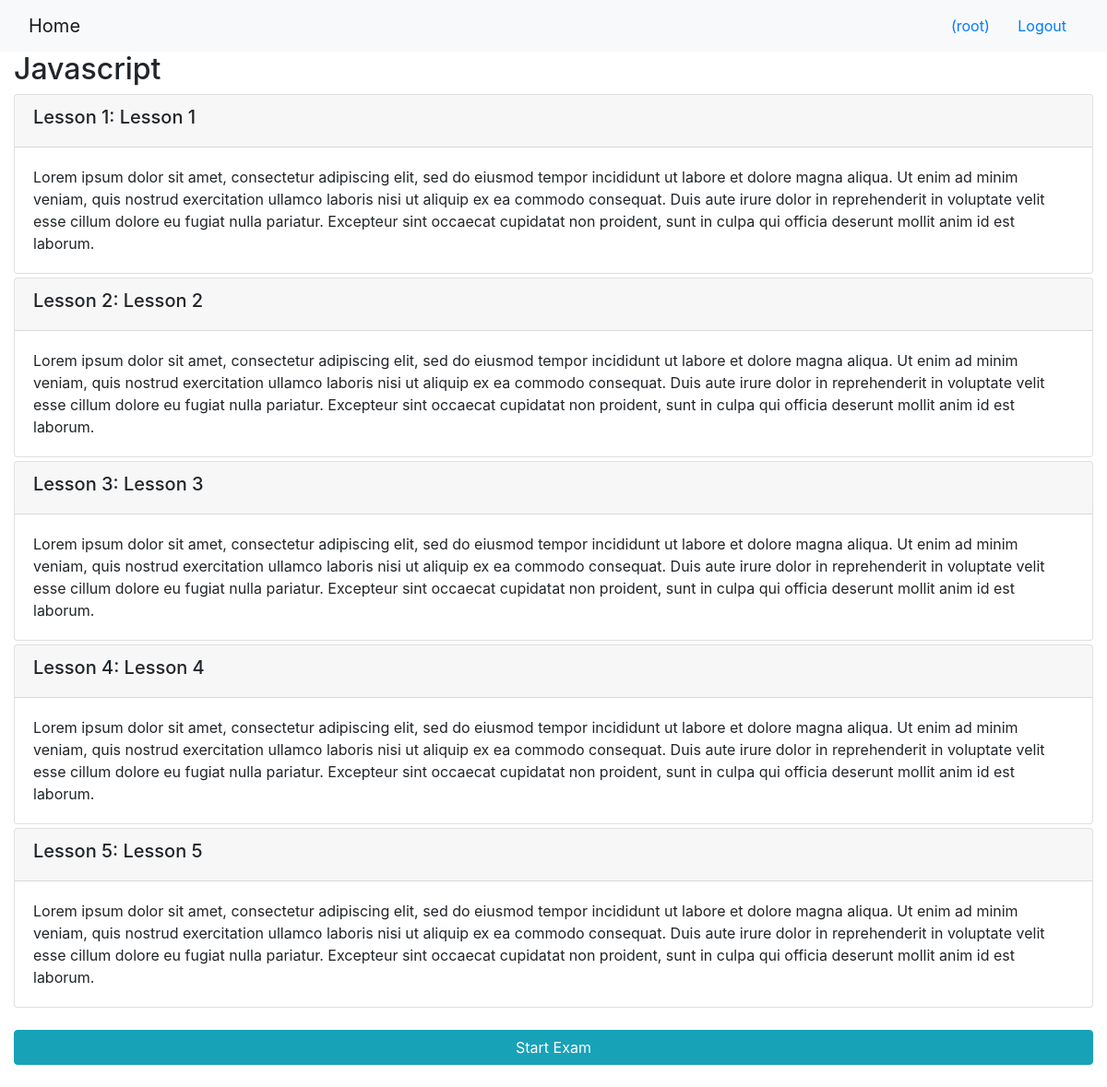
The app's page /onlinecourse/3/ (signed in) with its own data.
### onlinecourse/models.py (models this page shows, shortened)
class Course(models.Model):
    name = models.CharField(null=False, max_length=30, default='online course')
    image = models.ImageField(upload_to='course_images/')
    description = models.CharField(max_length=1000)
    pub_date = models.DateField(null=True)
    instructors = models.ManyToManyField(Instructor)
    users = models.ManyToManyField(settings.AUTH_USER_MODEL, through='Enrollment')
    total_enrollment = models.IntegerField(default=0)
    is_enrolled = False

class Lesson(models.Model):
    title = models.CharField(max_length=200, default="title")
    order = models.IntegerField(default=0)
    course = models.ForeignKey(Course, on_delete=models.CASCADE)
    content = models.TextField()

### onlinecourse/views.py (the view)
# urls.py: path('<int:pk>/', views.CourseDetailView.as_view(), name='course_details'),
class CourseDetailView(generic.DetailView):
    model = Course
    template_name = 'onlinecourse/course_detail_bootstrap.html'

### onlinecourse/templates/onlinecourse/course_detail_bootstrap.html (shortened to what this page needs)
<!DOCTYPE html>
<html lang="en">
<head>
     {% load static %}
    <link rel="stylesheet" href="https://maxcdn.bootstrapcdn.com/bootstrap/4.5.2/css/bootstrap.min.css">
</head>
<body>
    <nav class="navbar navbar-light bg-light">
        <div class="container-fluid">
            <div class="navbar-header">
                  <a class="navbar-brand" href="{% url 'onlinecourse:index' %}">Home</a>
            </div>
            <ul class="nav navbar-nav navbar-right">
                {% if user.is_authenticated %}
                <li>
                    <a class="btn btn-link" href="#">{{ user.first_name }}({{ user.username }})</a>
                    <a class="btn btn-link" href="{% url 'onlinecourse:logout' %}">Logout</a>
                </li>
                {% endif %}
            </ul>
        </div>
    </nav>
    <div class="container-fluid">
            <h2>{{ course.name }}</h2>
            <div class="card-columns-vertical">
                {% for lesson in course.lesson_set.all %}
                    <div class="card mt-1">
                        <div class="card-header"><h5>Lesson {{lesson.order|add:1}}: {{lesson.title}}</h5></div>
                        <div class="card-body">{{lesson.content}}</div>
                    </div>
                {% endfor %}
            </div>
            {% if user.is_authenticated %}
            <br>
            <button data-toggle="collapse" class="btn btn-info btn-block" data-target="#exam">Start Exam</button>
            <br>
            {% endif %}
    </div>
</body>
</html>

### records on screen
Course: name "Javascript"
Lesson: order|add "1", title "Lesson 1", content "Lorem ipsum dolor sit amet, consectetur adipiscing elit, sed do eiusmod tempor incididunt ut labore et dolore magna aliqua. Ut enim ad minim veniam, quis nostrud exercitation ullamco laboris nisi ut aliquip ex ea commodo consequat. Duis aute irure dolor in reprehenderit in voluptate velit esse cillum dolore eu fugiat nulla pariatur. Excepteur sint occaecat cupidatat non proident, sunt in culpa qui officia deserunt mollit anim id est laborum."
Lesson: order|add "2", title "Lesson 2", content "Lorem ipsum dolor sit amet, consectetur adipiscing elit, sed do eiusmod tempor incididunt ut labore et dolore magna aliqua. Ut enim ad minim veniam, quis nostrud exercitation ullamco laboris nisi ut aliquip ex ea commodo consequat. Duis aute irure dolor in reprehenderit in voluptate velit esse cillum dolore eu fugiat nulla pariatur. Excepteur sint occaecat cupidatat non proident, sunt in culpa qui officia deserunt mollit anim id est laborum."
Lesson: order|add "3", title "Lesson 3", content "Lorem ipsum dolor sit amet, consectetur adipiscing elit, sed do eiusmod tempor incididunt ut labore et dolore magna aliqua. Ut enim ad minim veniam, quis nostrud exercitation ullamco laboris nisi ut aliquip ex ea commodo consequat. Duis aute irure dolor in reprehenderit in voluptate velit esse cillum dolore eu fugiat nulla pariatur. Excepteur sint occaecat cupidatat non proident, sunt in culpa qui officia deserunt mollit anim id est laborum."
Lesson: order|add "4", title "Lesson 4", content "Lorem ipsum dolor sit amet, consectetur adipiscing elit, sed do eiusmod tempor incididunt ut labore et dolore magna aliqua. Ut enim ad minim veniam, quis nostrud exercitation ullamco laboris nisi ut aliquip ex ea commodo consequat. Duis aute irure dolor in reprehenderit in voluptate velit esse cillum dolore eu fugiat nulla pariatur. Excepteur sint occaecat cupidatat non proident, sunt in culpa qui officia deserunt mollit anim id est laborum."
Lesson: order|add "5", title "Lesson 5", content "Lorem ipsum dolor sit amet, consectetur adipiscing elit, sed do eiusmod tempor incididunt ut labore et dolore magna aliqua. Ut enim ad minim veniam, quis nostrud exercitation ullamco laboris nisi ut aliquip ex ea commodo consequat. Duis aute irure dolor in reprehenderit in voluptate velit esse cillum dolore eu fugiat nulla pariatur. Excepteur sint occaecat cupidatat non proident, sunt in culpa qui officia deserunt mollit anim id est laborum."

### other values on screen
{{ user.username }} "root"
